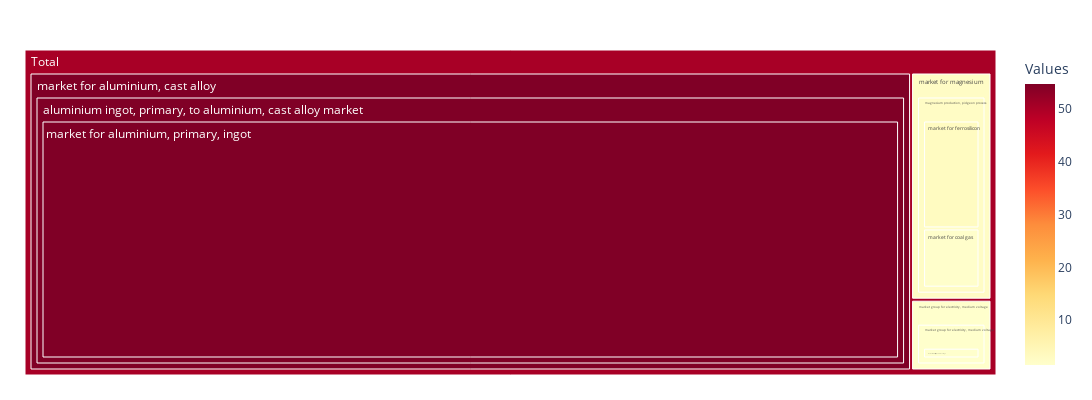

Here is the notebook cell this chart was saved with:
### Code cell
fig = px.treemap(df_plot, path=[px.Constant('Total'), 'Components', 'Subcomponents', 'Subsubcomponents'], values='Values', width=1200, height=400,
                  color='Values', color_continuous_scale='YlOrRd')
fig.update_layout(margin=dict(t=50, l=25, r=25, b=25))
fig.update_traces(hovertemplate=None, hoverinfo='value')
fig.show()

### Figure 1 — Plotly figure (JSON) as saved in the notebook; plotly's stock layout.template omitted (floating-point values rounded to 4 significant figures)
{"data": [{"branchvalues": "total", "customdata": [[54.71], [1.715], [1.508], [3.123], [54.71], [2.624], [1.508], [54.71], [2.624], [1.508], [50.33]], "domain": {"x": [0, 1], "y": [0, 1]}, "hoverinfo": "value", "ids": ["Total/market for aluminium, cast alloy/aluminium ingot, primary, to aluminium, cast alloy market/market for aluminium, primary, ingot", "Total/market for magnesium/magnesium production, pidgeon process/market for coal gas", "Total/market group for electricity, medium voltage/market group for electricity, medium voltage/market for electricity, medium voltage", "Total/market for magnesium/magnesium production, pidgeon process/market for ferrosilicon", "Total/market for aluminium, cast alloy/aluminium ingot, primary, to aluminium, cast alloy market", "Total/market for magnesium/magnesium production, pidgeon process", "Total/market group for electricity, medium voltage/market group for electricity, medium voltage", "Total/market for aluminium, cast alloy", "Total/market for magnesium", "Total/market group for electricity, medium voltage", "Total"], "labels": ["market for aluminium, primary, ingot", "market for coal gas", "market for electricity, medium voltage", "market for ferrosilicon", "aluminium ingot, primary, to aluminium, cast alloy market", "magnesium production, pidgeon process", "market group for electricity, medium voltage", "market for aluminium, cast alloy", "market for magnesium", "market group for electricity, medium voltage", "Total"], "marker": {"coloraxis": "coloraxis", "colors": [54.71, 1.715, 1.508, 3.123, 54.71, 2.624, 1.508, 54.71, 2.624, 1.508, 50.33]}, "name": "", "parents": ["Total/market for aluminium, cast alloy/aluminium ingot, primary, to aluminium, cast alloy market", "Total/market for magnesium/magnesium production, pidgeon process", "Total/market group for electricity, medium voltage/market group for electricity, medium voltage", "Total/market for magnesium/magnesium production, pidgeon process", "Total/market for aluminium, cast alloy", "Total/market for magnesium", "Total/market group for electricity, medium voltage", "Total", "Total", "Total", ""], "type": "treemap", "values": [69.56, 1.715, 1.508, 3.123, 69.56, 4.838, 1.508, 69.56, 4.838, 1.508, 75.91]}], "layout": {"coloraxis": {"colorbar": {"title": {"text": "Values"}}, "colorscale": [[0, "rgb(255,255,204)"], [0.125, "rgb(255,237,160)"], [0.25, "rgb(254,217,118)"], [0.375, "rgb(254,178,76)"], [0.5, "rgb(253,141,60)"], [0.625, "rgb(252,78,42)"], [0.75, "rgb(227,26,28)"], [0.875, "rgb(189,0,38)"], [1, "rgb(128,0,38)"]]}, "height": 400, "legend": {"tracegroupgap": 0}, "margin": {"b": 25, "l": 25, "r": 25, "t": 50}, "width": 1200}}
